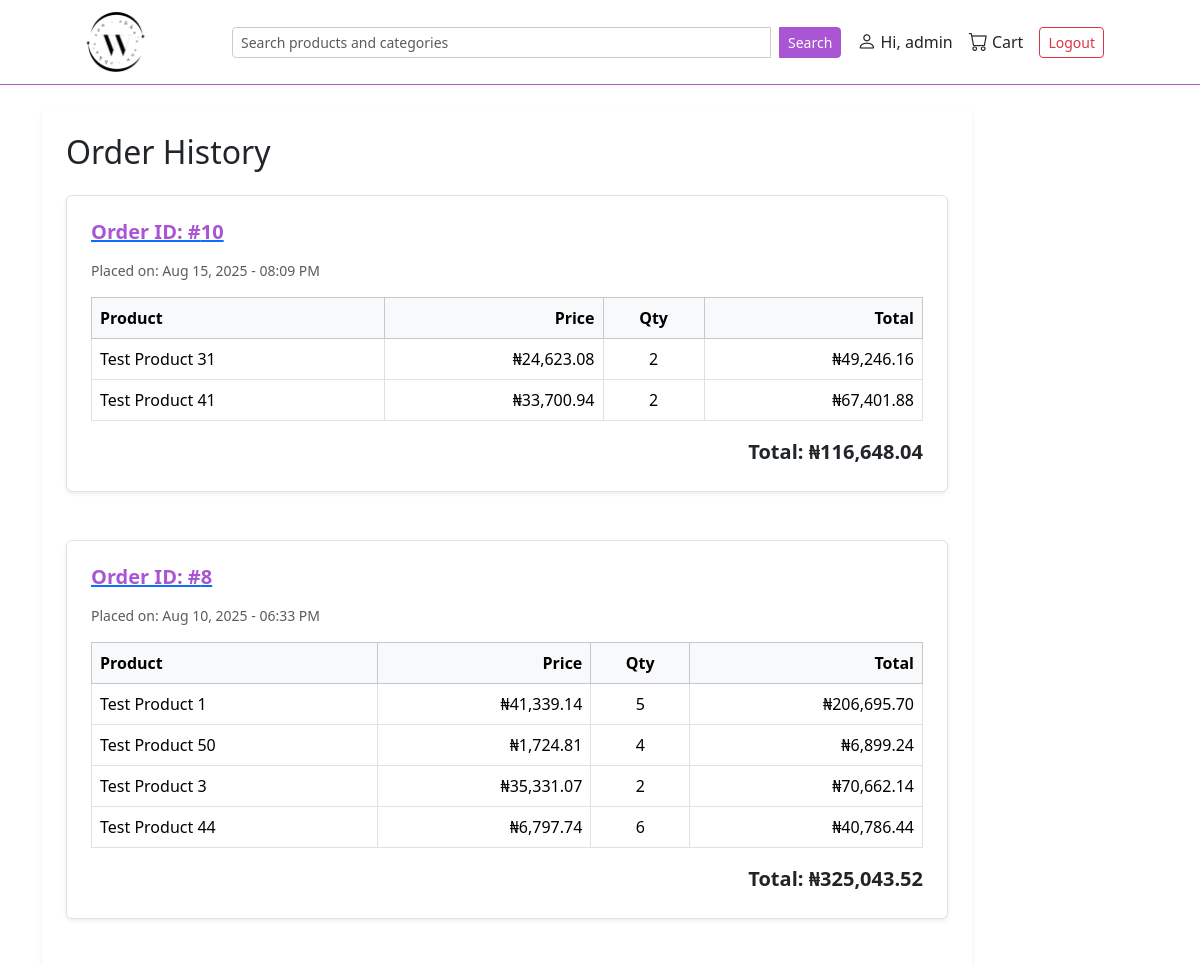
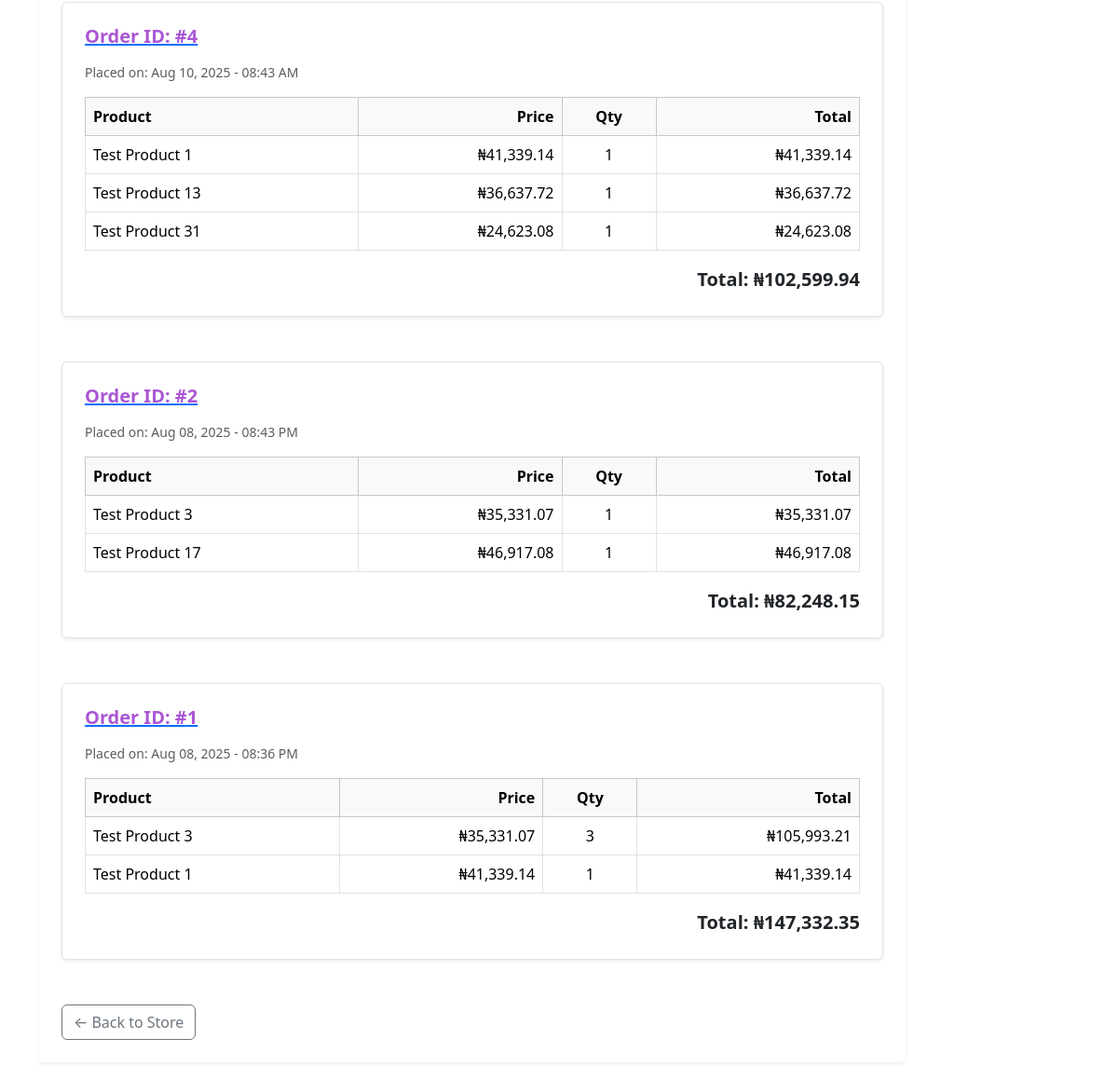
Before: /order/order_history/ (signed in) with the older database file (2 pictures, top to bottom).
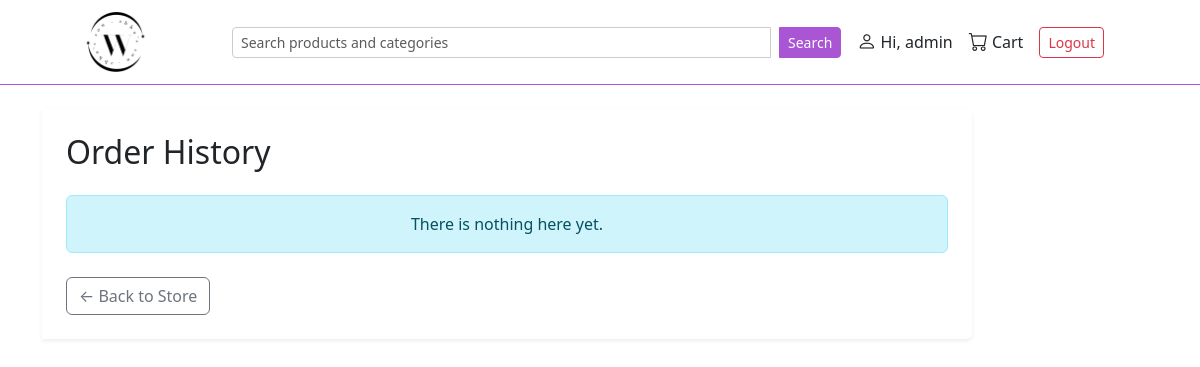
After: the same page with the newer database file.
### order/models.py (models this page shows, shortened)
class Order(models.Model):
    class DELI_STATUS (models.TextChoices):
        PENDING = 'PENDING', 'Pending'
        PROCESSING = 'PROCESSING', 'Processing'
        SHIPPED = 'SHIPPED', 'Shipped'
        DELIVERED = 'DELIVERED', 'Delivered'
        CANCELLED = 'CANCELLED', 'Cancelled'
    user = models.ForeignKey(settings.AUTH_USER_MODEL, on_delete=models.CASCADE)
    status = models.CharField(max_length=50, choices=DELI_STATUS.choices, default=DELI_STATUS.PENDING)
    date_created = models.DateTimeField(auto_now_add=True)
    end_total_price = models.DecimalField(max_digits=12, decimal_places=2, default=Decimal('0.00'))
    delivery_state = models.CharField(max_length=10, choices=NigerianStates.choices, blank=True)
    delivery_fee = models.IntegerField(blank=True, null=True)
    def get_total_price(self):
        return sum(item.total_price() for item in self.items.all()) # type:ignore

class OrderItem(models.Model):
    order = models.ForeignKey(Order, on_delete=models.CASCADE, related_name='items')
    product = models.ForeignKey(Product, on_delete=models.CASCADE)
    qty = models.IntegerField(default=1)
    price = models.DecimalField(max_digits=12, decimal_places=2)
    def total_price(self):
        return self.qty * self.price

### catalogue/models.py (models this page shows, shortened)
class Product(models.Model):
    name = models.CharField(max_length=100)
    slug = models.SlugField()
    description = models.TextField()
    category = models.ManyToManyField(Category, blank=True, related_name='product')
    price = models.DecimalField(max_digits=10, decimal_places=2)
    size = models.ManyToManyField(Size, blank=True, related_name='sizes')
    image = CloudinaryField('image', blank=True, null=True)
    product_type = models.ForeignKey(ProductType, on_delete=models.CASCADE, related_name='type', null=True)
    is_active = models.BooleanField()
    date_created = models.DateTimeField(auto_now_add=True)

### order/views.py (the view)
# urls.py: path('order_history/', views.order_history, name='order_history'),
@login_required
def order_history(request):
    orders = Order.objects.filter(user = request.user, status=Order.DELI_STATUS.PROCESSING).prefetch_related(
        Prefetch('items', queryset=OrderItem.objects.select_related('product'))
    ).order_by('-date_created')
    return render(request, 'order.html', {'orders':orders,})

### order/templates/order.html (shortened to what this page needs)
{% extends "layout.html" %}
{% load humanize %}
{% block content %}
<div class="container py-4">
   <div class="col-md-9 col-lg-10 bg-white p-4 rounded-end shadow-sm">
  <h2 class="mb-4">Order History</h2>
  {% if orders|length == 0 %}
    <div class="alert alert-info text-center">There is nothing here yet.</div>
  {% else %}
    {% for order in orders %}
      <div class="mb-5 border rounded shadow-sm p-4 bg-white">
        <a href="{% url 'order:track_order' order.id %}"><h5 class="mb-3 fw-bold text-primary-custom">Order ID: #{{ order.id }}</h5></a>
        <p class="text-muted small">Placed on: {{ order.date_created|date:"M d, Y - h:i A" }}</p>
        <div class="table-responsive">
          <table class="table table-bordered align-middle mb-3">
            <thead class="table-light">
              <tr>
                <th>Product</th>
                <th class="text-end">Price</th>
                <th class="text-center">Qty</th>
                <th class="text-end">Total</th>
              </tr>
            </thead>
            <tbody>
              {% for item in order.items.all %}
              <tr>
                <td>{{ item.product.name }}</td>
                <td class="text-end">₦{{ item.price|intcomma }}</td>
                <td class="text-center">{{ item.qty }}</td>
                <td class="text-end">₦{{ item.total_price|intcomma }}</td>
              </tr>
              {% endfor %}
            </tbody>
          </table>
        </div>
        <div class="text-end fw-bold fs-5">
          Total: ₦{{ order.get_total_price|intcomma }}
        </div>
      </div>
    {% endfor %}
  {% endif %}
  <div class="text-start mt-4">
    <a href="{% url 'store:store' %}" class="btn btn-outline-secondary">← Back to Store</a>
  </div>
</div>
{% endblock %}

Changed rows visible on the page:
removed Order: id "10", date_created "Aug 15, 2025 - 08:09 PM", get_total_price "116,648.04"
removed OrderItem: product.name "Test Product 31", price "24,623.08", qty "2", total_price "49,246.16", shown under "10"
removed OrderItem: product.name "Test Product 41", price "33,700.94", qty "2", total_price "67,401.88", shown under "10"
removed Order: id "8", date_created "Aug 10, 2025 - 06:33 PM", get_total_price "325,043.52"
removed OrderItem: product.name "Test Product 1", price "41,339.14", qty "5", total_price "206,695.70", shown under "8"
removed OrderItem: product.name "Test Product 50", price "1,724.81", qty "4", total_price "6,899.24", shown under "8"
removed OrderItem: product.name "Test Product 3", price "35,331.07", qty "2", total_price "70,662.14", shown under "8"
removed OrderItem: product.name "Test Product 44", price "6,797.74", qty "6", total_price "40,786.44", shown under "8"
removed Order: id "4", date_created "Aug 10, 2025 - 08:43 AM", get_total_price "102,599.94"
removed OrderItem: product.name "Test Product 1", price "41,339.14", qty "1", total_price "41,339.14", shown under "4"
removed OrderItem: product.name "Test Product 13", price "36,637.72", qty "1", total_price "36,637.72", shown under "4"
removed OrderItem: product.name "Test Product 31", price "24,623.08", qty "1", total_price "24,623.08", shown under "4"
removed Order: id "2", date_created "Aug 08, 2025 - 08:43 PM", get_total_price "82,248.15"
removed OrderItem: product.name "Test Product 3", price "35,331.07", qty "1", total_price "35,331.07", shown under "2"
removed OrderItem: product.name "Test Product 17", price "46,917.08", qty "1", total_price "46,917.08", shown under "2"
removed Order: id "1", date_created "Aug 08, 2025 - 08:36 PM", get_total_price "147,332.35"
removed OrderItem: product.name "Test Product 3", price "35,331.07", qty "3", total_price "105,993.21", shown under "1"
removed OrderItem: product.name "Test Product 1", price "41,339.14", qty "1", total_price "41,339.14"
Other visible differences:
text now shown: "There is nothing here yet."
